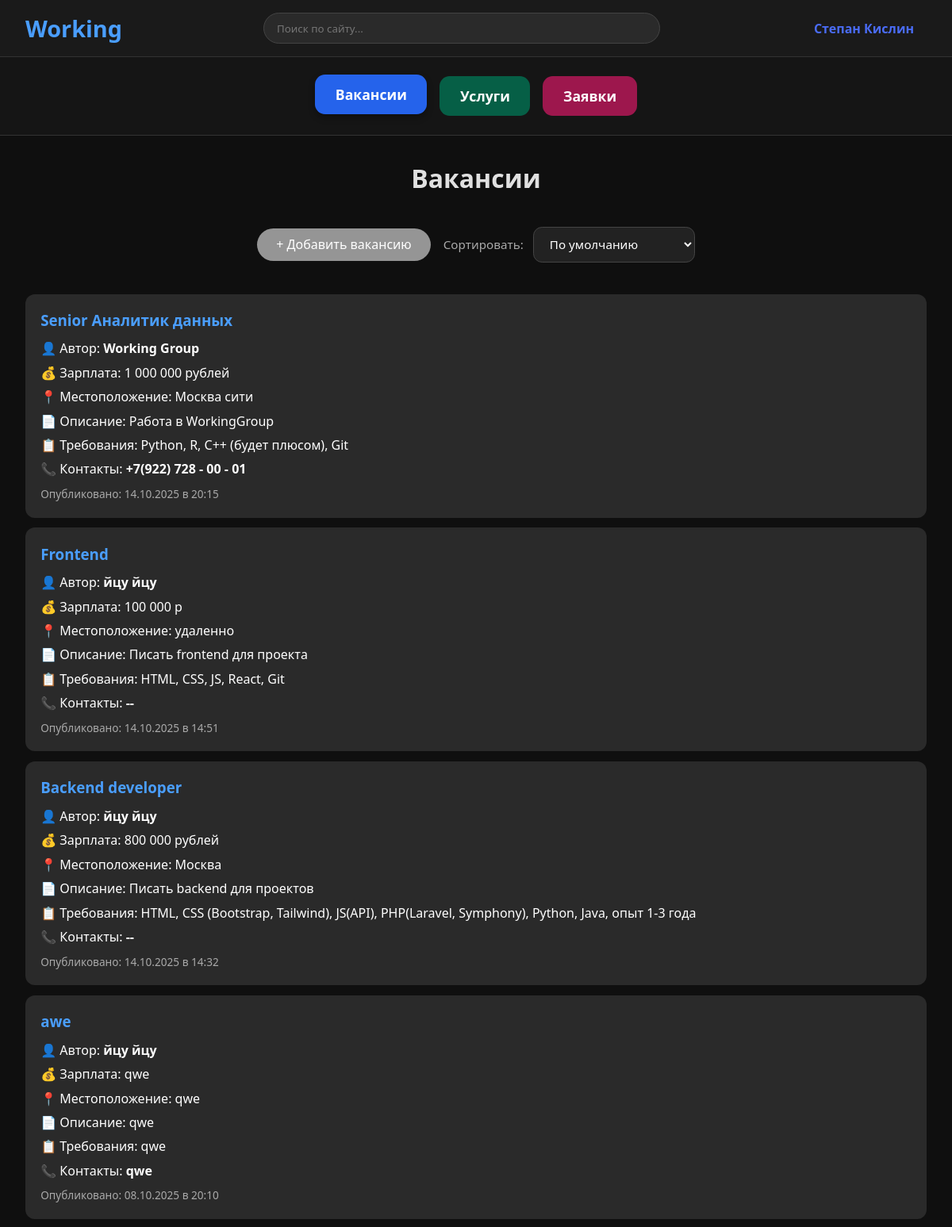
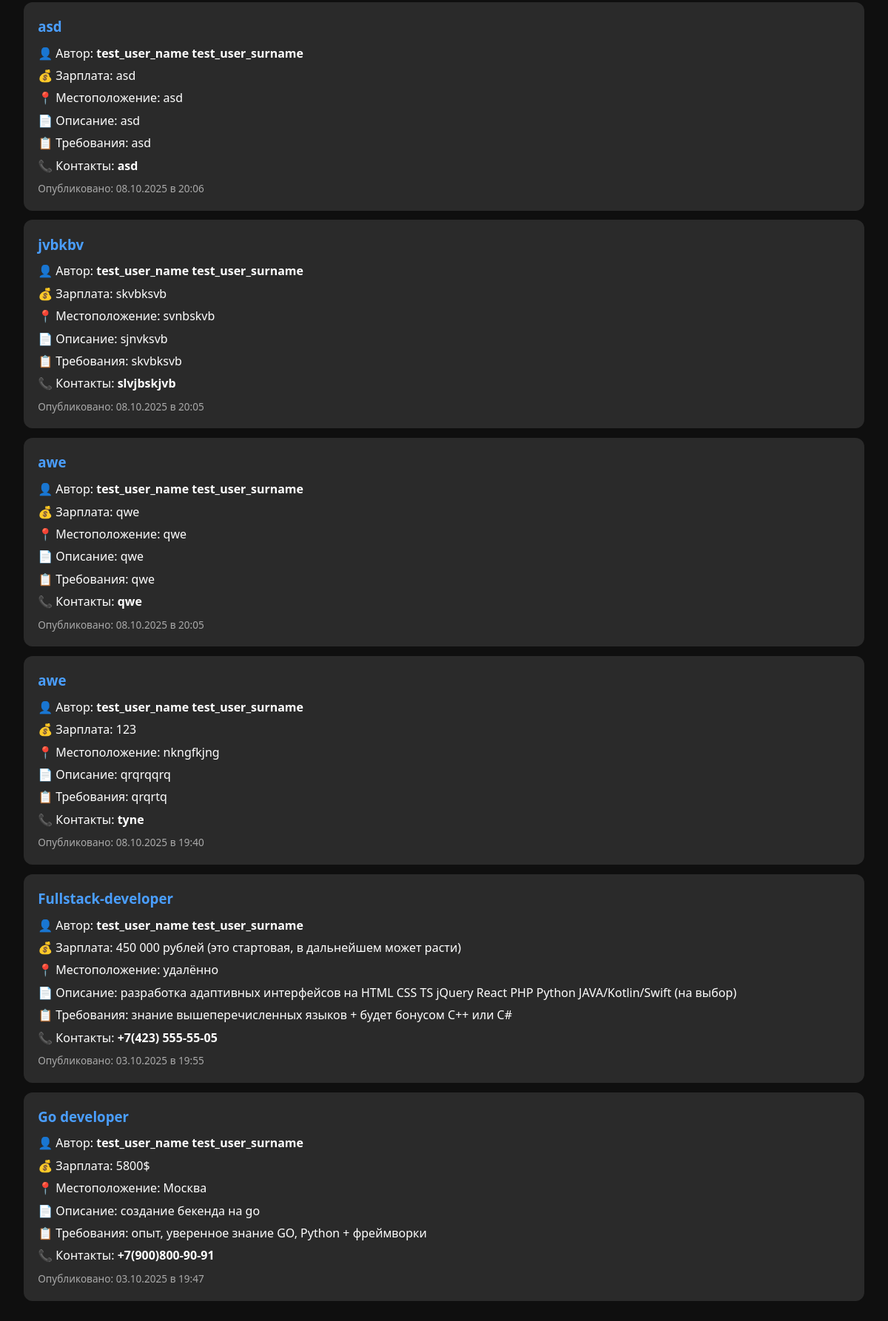
Screenshot of /src/pages/main/main.php (signed in) with the database file from the repository (2 pictures, top to bottom).
### tables this page shows
CREATE TABLE `users` (
  `id` int NOT NULL,
  `name` varchar(100) NOT NULL,
  `surname` varchar(100) NOT NULL,
  `patronymic` varchar(100) NOT NULL,
  `birth_date` date NOT NULL,
  `country` varchar(100) NOT NULL,
  `region` varchar(100) NOT NULL,
  `city` varchar(100) NOT NULL,
  `phone` varchar(20) NOT NULL,
  `email` varchar(150) NOT NULL,
  `password` varchar(255) NOT NULL,
  `created_at` timestamp NULL DEFAULT CURRENT_TIMESTAMP,
  `about` text,
  `skills` text,
  `direction` varchar(255) DEFAULT NULL,
  `role` varchar(255) DEFAULT NULL,
  `experience_years` tinyint UNSIGNED DEFAULT NULL,
  `linkedin` varchar(255) DEFAULT NULL,
  `telegram` varchar(255) DEFAULT NULL,
  `github` varchar(255) DEFAULT NULL
);

CREATE TABLE `vacancies` (
  `id` int NOT NULL,
  `title` varchar(255) NOT NULL,
  `created_at` datetime DEFAULT CURRENT_TIMESTAMP,
  `requirements` text,
  `salary` varchar(100) DEFAULT NULL,
  `creator_name` varchar(255) DEFAULT NULL,
  `user_id` int DEFAULT NULL,
  `description` text,
  `contacts` varchar(255) DEFAULT NULL,
  `location` varchar(255) DEFAULT NULL
);

### src/pages/main/main.php (the view, shortened to what this page needs)
<?php
$exchangeRates = [
    'USD' => 1.0,
    'RUB' => 0.011,
    'EUR' => 1.07,
    'GBP' => 1.27,
    'CNY' => 0.14,
    'TRY' => 0.03,
    'KZT' => 0.0021,
    'UAH' => 0.024,
    'BYN' => 0.30,
];
function normalizeToUSD($priceStr, $rates) {
    $priceStr = trim($priceStr);
    $number = (float) preg_replace('/[^\d.,]/', '', str_replace(',', '.', $priceStr));
    if ($number <= 0) return 0.0;
    if (preg_match('/[₽р]{1,2}/iu', $priceStr)) return $number * $rates['RUB'];
    if (preg_match('/[\$]/', $priceStr)) return $number * $rates['USD'];
    return $number * $rates['RUB'];
}
$host = 'localhost';
$dbname = 'working';
$username = 'root';
$password = 'root';
try {
    $pdo = new PDO("mysql:host=$host;dbname=$dbname;charset=utf8", $username, $password);
    $pdo->setAttribute(PDO::ATTR_ERRMODE, PDO::ERRMODE_EXCEPTION);
} catch (PDOException $e) {
    die("Ошибка подключения к БД: " . htmlspecialchars($e->getMessage(), ENT_QUOTES, 'UTF-8'));
}
$is_logged_in = isset($_SESSION['user_id']);
$user_id = $_SESSION['user_id'] ?? null;
$vacancies = [];
try {
    $stmt = $pdo->query("
        SELECT
            title,
            description,
            requirements,
            salary,
            location,
            contacts,
            creator_name,
            created_at
        FROM vacancies
        ORDER BY id DESC
    ");
    $vacancies = $stmt->fetchAll(PDO::FETCH_ASSOC);
} catch (PDOException $e) {
    error_log("Ошибка БД: " . $e->getMessage());
    $vacancies = [];
    $services = [];
    $requests = [];
}
?>
<!DOCTYPE html>
<html lang="ru">
<head>
</head>
<body>
<header>
    <a href="main.php" class="logo">Working</a>
    <div class="search-box">
        <input type="text" id="search-input" placeholder="Поиск по сайту...">
    </div>
    <?php if ($is_logged_in): ?>
        <?php
        $user_name = 'Гость';
        if ($user_id) {
            try {
                $stmt = $pdo->prepare("SELECT name, surname FROM users WHERE id = ?");
                $stmt->execute([$user_id]);
                $user = $stmt->fetch(PDO::FETCH_ASSOC);
                if ($user) {
                    $user_name = htmlspecialchars($user['name'] . ' ' . $user['surname'], ENT_QUOTES, 'UTF-8');
                }
            } catch (PDOException $e) {
            }
        }
        ?>
        <div class="user-menu">
            <button class="profile-btn"><?= $user_name ?></button>
        </div>
    <?php else: ?>
        <a href="../login/login.php" class="profile-link">Войти</a>
    <?php endif; ?>
</header>
<div class="theme-buttons">
    <button class="theme-btn vacancies active" data-theme="vacancies">Вакансии</button>
    <button class="theme-btn services" data-theme="services">Услуги</button>
    <?php if ($is_logged_in): ?>
        <button class="theme-btn requests" data-theme="requests">Заявки</button>
    <?php endif; ?>
</div>
<div class="content-area">
    <div class="theme-content active" id="vacancies-content">
        <div class="theme-header">
            <h2>Вакансии</h2>
            <div class="actions">
                <?php if ($is_logged_in): ?>
                    <a href="../../modules/add/add-vacancies.php">+ Добавить вакансию</a>
                <?php endif; ?>
                <div class="filters">
                    <label for="vacancies-sort">Сортировать:</label>
                    <select id="vacancies-sort">
                        <option value="default">По умолчанию</option>
                    </select>
                </div>
            </div>
        </div>
        <ul>
            <?php if (!empty($vacancies)): ?>
                <?php foreach ($vacancies as $v): ?>
                    <?php $usd = normalizeToUSD($v['salary'] ?? '', $exchangeRates); ?>
                    <li data-salary-usd="<?= number_format($usd, 2, '.', '') ?>"
                        data-date="<?= strtotime($v['created_at'] ?? 'now') ?>">
                        <h3><?= htmlspecialchars($v['title'] ?? '', ENT_QUOTES, 'UTF-8') ?></h3>
                        <?php if (!empty($v['creator_name'])): ?>
                            <p>👤 Автор: <strong><?= htmlspecialchars($v['creator_name'], ENT_QUOTES, 'UTF-8') ?></strong></p>
                        <?php endif; ?>
                        <?php if (!empty($v['salary'])): ?>
                            <p>💰 Зарплата: <?= htmlspecialchars($v['salary'], ENT_QUOTES, 'UTF-8') ?></p>
                        <?php endif; ?>
                        <?php if (!empty($v['location'])): ?>
                            <p>📍 Местоположение: <?= htmlspecialchars($v['location'], ENT_QUOTES, 'UTF-8') ?></p>
                        <?php endif; ?>
                        <?php if (!empty($v['description'])): ?>
                            <p>📄 Описание:
<?= nl2br(htmlspecialchars($v['description'], ENT_QUOTES, 'UTF-8')) ?></p>
                        <?php endif; ?>
                        <?php if (!empty($v['requirements'])): ?>
                            <p>📋 Требования:
<?= nl2br(htmlspecialchars($v['requirements'], ENT_QUOTES, 'UTF-8')) ?></p>
                        <?php endif; ?>
                        <?php if (!empty($v['contacts'])): ?>
                            <p>📞 Контакты: <strong><?= htmlspecialchars($v['contacts'], ENT_QUOTES, 'UTF-8') ?></strong></p>
                        <?php endif; ?>
                        <?php if (!empty($v['created_at'])): ?>
                            <small>Опубликовано: <?= date('d.m.Y в H:i', strtotime($v['created_at'])) ?></small>
                        <?php endif; ?>
                    </li>
                <?php endforeach; ?>
            <?php else: ?>
                <li class="not">Нет доступных вакансий</li>
            <?php endif; ?>
        </ul>
    </div>
</div>
</body>
</html>

### src/pages/main/main.php (style rules this page uses)
* { margin: 0; padding: 0; box-sizing: border-box; font-family: 'Segoe UI', Tahoma, Geneva, Verdana, sans-serif; }
body { background: #0f0f0f; color: white; min-height: 100vh; }
header { display: flex; justify-content: space-between; align-items: center; padding: 1rem 2rem; background: #1a1a1a; border-bottom: 1px solid #333; }
.logo { font-size: 1.8rem; font-weight: bold; color: #4a9eff; text-decoration: none; }
.search-box { flex: 1; max-width: 500px; margin: 0 2rem; }
.search-box input { width: 100%; padding: 0.6rem 1rem; border-radius: 2rem; border: 1px solid #444; background: #2a2a2a; color: white; }
.user-menu { position: relative; display: flex; align-items: center; }
.profile-btn { background: none; border: none; color: #4a6cf7; font-weight: 600; font-size: 1rem; cursor: pointer; padding: 0.5rem 1rem; border-radius: 6px; transition: background 0.2s; }
.theme-buttons { display: flex; justify-content: center; gap: 1rem; padding: 1.5rem; flex-wrap: wrap; background: #151515; border-bottom: 1px solid #333; }
.theme-btn { padding: 0.8rem 1.6rem; font-size: 1.1rem; font-weight: 600; border: none; border-radius: 0.8rem; background: #2a2a2a; color: white; cursor: pointer; transition: all 0.2s; }
.theme-btn.active { background: #4a6cf7; transform: translateY(-2px); box-shadow: 0 4px 8px rgba(0,0,0,0.3); }
.theme-btn.vacancies { background: #1e40af; }
.theme-btn.services { background: #065f46; }
.theme-btn.requests { background: #9d174d; }
.theme-btn.vacancies.active { background: #2563eb; }
.content-area { padding: 2rem; min-height: calc(100vh - 200px); }
.theme-content { display: none; text-align: left; }
.theme-content.active { display: block; animation: fadeIn 0.3s ease; }
.theme-header { margin-bottom: 1.5rem; text-align: center; display: flex; flex-direction: column; align-items: center; }
.theme-header h2 { font-size: 2rem; color: #e0e0e0; margin-bottom: 1rem; }
.theme-header .actions { display: flex; gap: 1rem; margin-top: 0.5rem; flex-wrap: wrap; justify-content: center; align-items: center; }
.theme-header a { padding: 0.6rem 1.5rem; border-radius: 30px; background-color: #959595; text-decoration: none; color: white; font-size: 1rem; white-space: nowrap; }
.filters { display: flex; gap: 12px; margin: 1rem 0; flex-wrap: wrap; justify-content: center; align-items: center; }
.filters label { color: #aaa; font-size: 0.95rem; }
.filters select { padding: 0.65rem 1rem; border-radius: 0.7rem; background: #222; color: white; border: 1px solid #444; font-size: 0.95rem; min-width: 180px; cursor: pointer; transition: border-color 0.2s, box-shadow 0.2s; }
ul { list-style: none; padding: 0; margin: 0; }
li { background: #2a2a2a; margin: 0.8rem 0; padding: 1.2rem; border-radius: 12px; line-height: 1.5; transition: transform 0.2s, box-shadow 0.2s; }
li h3 { margin-bottom: 0.6rem; color: #4a9eff; }
li p { margin: 0.4rem 0; }
li small { display: block; color: #aaa; font-size: 0.85rem; margin-top: 0.6rem; }

### rows the page displays
users: user_name "Степан Кислин"
vacancies: title "Senior Аналитик данных", creator_name "Working Group", salary "1 000 000 рублей", location "Москва сити", description "Работа в WorkingGroup", requirements "Python, R, C++ (будет плюсом), Git", contacts "+7(922) 728 - 00 - 01", created_at "14.10.2025 в 20:15"
vacancies: title "Frontend", creator_name "йцу йцу", salary "100 000 р", location "удаленно", description "Писать frontend для проекта", requirements "HTML, CSS, JS, React, Git", contacts "--", created_at "14.10.2025 в 14:51"
vacancies: title "Backend developer", creator_name "йцу йцу", salary "800 000 рублей", location "Москва", description "Писать backend для проектов", requirements "HTML, CSS (Bootstrap, Tailwind), JS(API), PHP(Laravel, Symphony), Python, Java, опыт 1-3 года", contacts "--", created_at "14.10.2025 в 14:32"
vacancies: title "awe", creator_name "йцу йцу", salary "qwe", location "qwe", description "qwe", requirements "qwe", contacts "qwe", created_at "08.10.2025 в 20:10"
vacancies: title "asd", creator_name "test_user_name test_user_surname", salary "asd", location "asd", description "asd", requirements "asd", contacts "asd", created_at "08.10.2025 в 20:06"
vacancies: title "jvbkbv", creator_name "test_user_name test_user_surname", salary "skvbksvb", location "svnbskvb", description "sjnvksvb", requirements "skvbksvb", contacts "slvjbskjvb", created_at "08.10.2025 в 20:05"
vacancies: title "awe", creator_name "test_user_name test_user_surname", salary "qwe", location "qwe", description "qwe", requirements "qwe", contacts "qwe", created_at "08.10.2025 в 20:05"
vacancies: title "awe", creator_name "test_user_name test_user_surname", salary "123", location "nkngfkjng", description "qrqrqqrq", requirements "qrqrtq", contacts "tyne", created_at "08.10.2025 в 19:40"
vacancies: title "Fullstack-developer", creator_name "test_user_name test_user_surname", salary "450 000 рублей (это стартовая, в дальнейшем может расти)", location "удалённо", description "разработка адаптивных интерфейсов на HTML CSS TS jQuery React PHP Python JAVA/Kotlin/Swift (на выбор)", requirements "знание вышеперечисленных языков + будет бонусом C++ или С#", contacts "+7(423) 555-55-05", created_at "03.10.2025 в 19:55"
vacancies: title "Go developer", creator_name "test_user_name test_user_surname", salary "5800$", location "Москва", description "создание бекенда на go", requirements "опыт, уверенное знание GO, Python + фреймворки", contacts "+7(900)800-90-91", created_at "03.10.2025 в 19:47"
